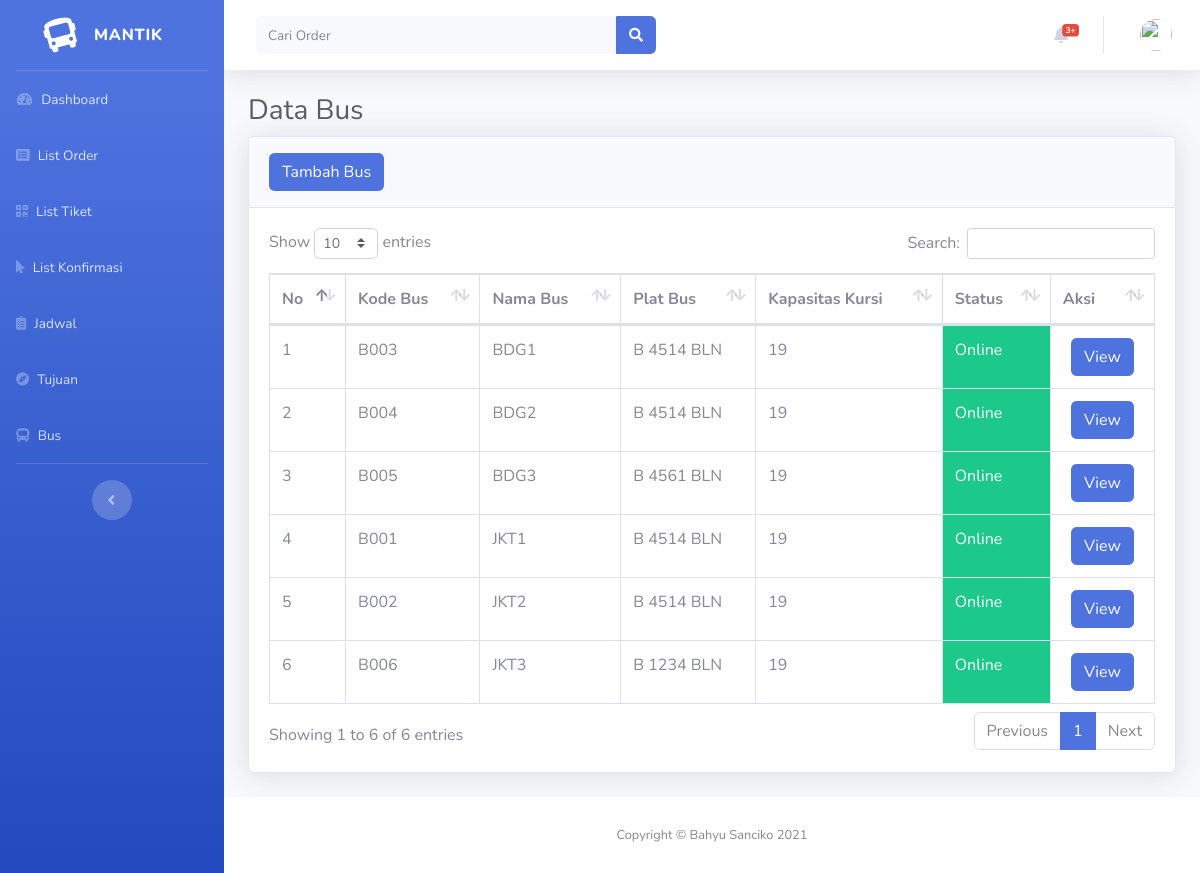
/index.php/backend/bus, run on the app's committed database.
### tables this page shows
CREATE TABLE `tbl_bus` (
  `kd_bus` varchar(50) NOT NULL,
  `nama_bus` varchar(50) DEFAULT NULL,
  `plat_bus` varchar(50) DEFAULT NULL,
  `kapasitas_bus` int(13) DEFAULT NULL,
  `status_bus` int(1) DEFAULT NULL,
  `desc_bus` varchar(50) DEFAULT NULL
);

### application/controllers/backend/Bus.php (called while the page is built, shortened)
<?php
class Bus extends CI_Controller {
	function __construct(){
		$this->load->model('getkod_model');
	}
	public function index(){
	$data['title'] = "List Bus";
	$data['bus'] = $this->db->query("SELECT * FROM tbl_bus ORDER BY nama_bus asc")->result_array();
	$this->load->view('backend/bus', $data);
	}
}

### index.php (called while the page is built, shortened)
<?php
require_once BASEPATH.'core/CodeIgniter.php';

### application/views/backend/bus.php (the view, shortened to what this page needs)
<!DOCTYPE html>
<html lang="en">
  <head>
  </head>
  <body id="page-top">
    <div class="container-fluid">
      <h1 class="h3 mb-2 text-gray-800">Data Bus</h1>
      <div class="card shadow mb-4">
        <div class="card-header py-3">
          <button type="button" class="btn btn-primary pull-right" data-toggle="modal" data-target="#ModalTujuan">
          Tambah Bus
          </button>
        </div>
        <div class="card-body">
          <div class="table-responsive">
            <table class="table table-bordered" id="dataTable" width="100%" cellspacing="0">
              <thead>
                <tr>
                  <th>No</th>
                  <th>Kode Bus</th>
                  <th>Nama Bus</th>
                  <th>Plat Bus</th>
                  <th>Kapasitas Kursi</th>
                  <th>Status</th>
                  <th>Aksi</th>
                </tr>
              </thead>
              <tbody>
                <?php $i = 1 ; foreach ($bus as $row ) { ?>
                <tr>
                  <td><?= $i++; ?></td>
                  <td><?= strtoupper($row['kd_bus']); ?></td>
                  <td><?= strtoupper($row['nama_bus']); ?></td>
                  <td><?= strtoupper($row['plat_bus']); ?></td>
                  <td><?= $row['kapasitas_bus'] ?></td>
                  <?php if ($row['status_bus'] == '1') { ?>
                    <td class="btn-success"> Online</td>
                    <?php } else { ?>
                    <td class="btn-danger">Offline</td>
                  <?php } ?>
                  <td align="center"><a href="<?= base_url('backend/bus/viewbus/'.$row['kd_bus'])?>" class="btn btn btn-primary">View</a></a>
                </td>
              </tr>
              <?php } ?>
            </tbody>
          </table>
        </div>
      </div>
    </div>
  </div>
</div>
</body>
</html>

### data on the page
tbl_bus: kd_bus "B003", nama_bus "BDG1", plat_bus "B 4514 BLN", kapasitas_bus "19", status_bus "Online"
tbl_bus: kd_bus "B004", nama_bus "BDG2", plat_bus "B 4514 BLN", kapasitas_bus "19", status_bus "Online"
tbl_bus: kd_bus "B005", nama_bus "BDG3", plat_bus "B 4561 BLN", kapasitas_bus "19", status_bus "Online"
tbl_bus: kd_bus "B001", nama_bus "JKT1", plat_bus "B 4514 BLN", kapasitas_bus "19", status_bus "Online"
tbl_bus: kd_bus "B002", nama_bus "JKT2", plat_bus "B 4514 BLN", kapasitas_bus "19", status_bus "Online"
tbl_bus: kd_bus "B006", nama_bus "JKT3", plat_bus "B 1234 BLN", kapasitas_bus "19", status_bus "Online"
